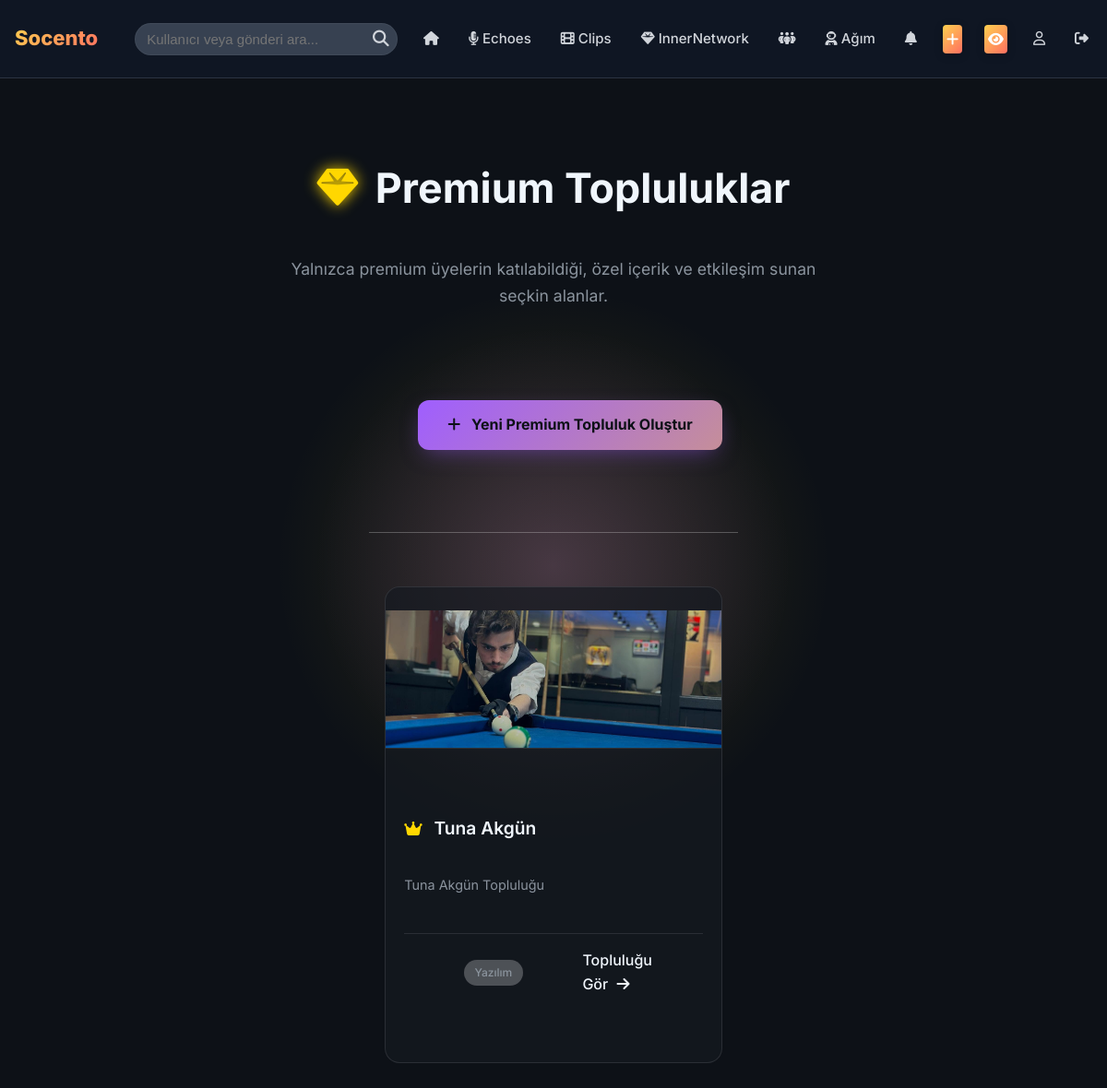
Page /premium_communities (signed in) on the earlier database version.
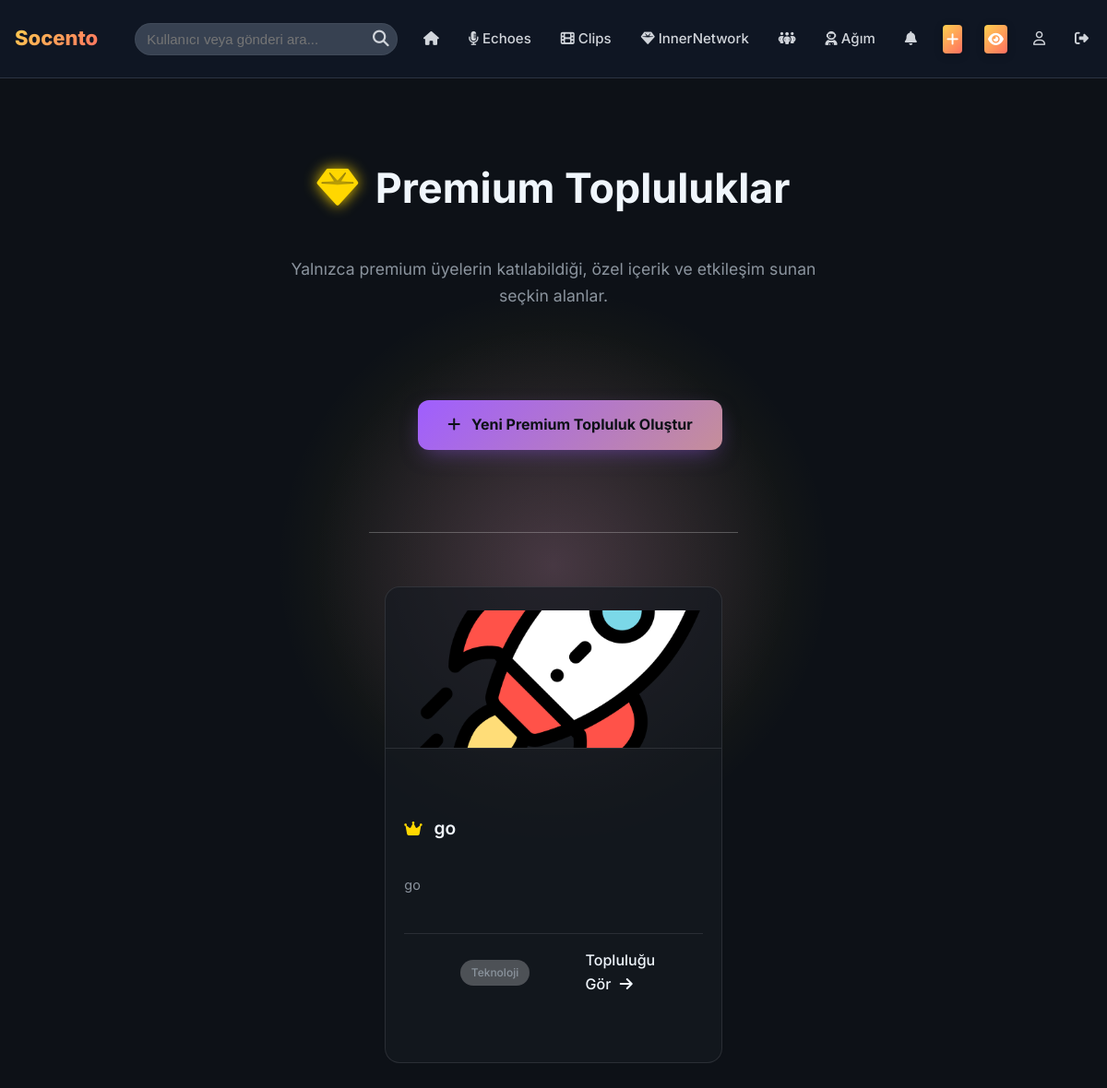
Same page on the later database version.
### app.py (models this page shows)
class PremiumCommunity(db.Model):
    __tablename__ = 'premium_community'
    id = db.Column(db.Integer, primary_key=True)
    name = db.Column(db.String(100), unique=True, nullable=False)
    description = db.Column(db.Text, nullable=True)
    cover_image = db.Column(db.String(120), nullable=True)
    category = db.Column(db.String(50), nullable=True)
    created_at = db.Column(db.DateTime, default=datetime.utcnow)
    creator_id = db.Column(db.Integer, db.ForeignKey('user.id'), nullable=False)
    members = db.relationship('PremiumCommunityMembership', back_populates='community', cascade='all, delete-orphan')
    posts = db.relationship('PremiumCommunityPost', back_populates='community', cascade='all, delete-orphan')

### app.py (the view)
    @app.route('/premium_communities')
    @login_required
    def premium_communities():
        if current_user.role != 'premium':
            flash('Premium topluluklara erişmek için premium olmalısınız.', 'warning')
            return redirect(url_for('upgrade_plan'))
        all_premium_communities = PremiumCommunity.query.order_by(PremiumCommunity.created_at.desc()).all()
        plan_type = current_user.planType
        plan_info = PREMIUM_PLANS.get(plan_type)
        limit = plan_info.get('community_limit') if plan_info else None
        user_community_count = PremiumCommunity.query.filter_by(creator_id=current_user.id).count()
        is_limit_reached = limit is not None and user_community_count >= limit
        return render_template('premium_communities.html', communities=all_premium_communities, is_limit_reached=is_limit_reached)

### app.py (called while the page is built)
@login_manager.user_loader
def load_user(user_id):
    return User.query.get(int(user_id))

@app.context_processor
def inject_unread_notifications_count():
    if current_user.is_authenticated:
        unread_count = Notification.query.filter_by(user_id=current_user.id, is_read=False).count()
        return dict(unread_notifications_count=unread_count)
    return dict(unread_notifications_count=0)

### templates/premium_communities.html (shortened to what this page needs)
{% extends 'base.html' %}
{% block content %}
<link rel="stylesheet" href="https://cdnjs.cloudflare.com/ajax/libs/font-awesome/6.5.2/css/all.min.css">
<main class="container mt-4">
        <header class="page-hero">
                <h2><i class="fas fa-gem header-icon"></i> Premium Topluluklar</h2>
                <p>Yalnızca premium üyelerin katılabildiği, özel içerik ve etkileşim sunan seçkin alanlar.</p>
            </header>
        <div class="cta-bar">
                {% if is_limit_reached %}
                    <button class="btn-premium" disabled><i class="fas fa-ban"></i> Topluluk Hakkınız Doldu</button>
                {% else %}
                    <a href="{{ url_for('create_premium_community') }}" class="btn-premium"><i class="fas fa-plus"></i>
            Yeni Premium Topluluk Oluştur</a>
                {% endif %}
            </div>
    <hr class="content-divider">
        {% if communities %}
            <div class="community-grid">
                    {% for community in communities %}
                        <a href="{{ url_for('premium_community_page', community_id=community.id) }}"
            class="community-card">
                                {% if community.cover_image %}
                                    <img
                src="{{ url_for('static', filename='uploads/profile_pics/' ~ community.cover_image) }}"
                class="community-card-cover" alt="{{ community.name }} Kapak Fotoğrafı" loading="lazy">
                                {% else %}
                                    <img src="{{ url_for('static', filename='uploads/profile_pics/PremiumSoce.png') }}"
                class="community-card-cover" alt="Varsayılan Kapak Fotoğrafı" loading="lazy">
                                {% endif %}
                                <div class="card-body">
                                        <h5 class="card-title"><i class="fas fa-crown"></i> {{ community.name }}</h5>
                                        <p class="card-text">{{ community.description|default('Bu topluluk için bir
                    açıklama girilmemiş.') }}</p>
                                        <div class="card-footer">
                                                <span class="category-badge">{{ community.category|default('Genel')
                        }}</span>
                                                <span class="action-link">Topluluğu Gör <i
                            class="fas fa-arrow-right"></i></span>
                                            </div>
                                    </div>
                            </a>
                    {% endfor %}
                </div>
        {% endif %}
</main>
{% endblock %}

### templates/base.html (shortened to what this page needs)
<!DOCTYPE html>
<html lang="tr">
<head>
    <link rel="stylesheet" href="https://cdnjs.cloudflare.com/ajax/libs/font-awesome/6.4.0/css/all.min.css">
    <link rel="stylesheet" href="{{ url_for('static', filename='css/style.css') }}">
</head>
<body data-username="{{ current_user.username if current_user.is_authenticated else '' }}">
    <div id="main-content">
        <nav>
            <div class="nav-container">
                <a href="{{ url_for('home') }}" class="nav-brand">Socento</a>
                <form class="search-form" action="{{ url_for('search') }}" method="GET">
                    <input type="text" name="query" placeholder="Kullanıcı veya gönderi ara..." class="search-input">
                    <button type="submit" class="search-button"><i class="fas fa-search"></i></button>
                </form>
                <ul class="nav-links" id="nav-links-desktop">
                    {% if current_user.is_authenticated %}
                    <li><a href="#" class="main-nav-link" data-feed="posts"><i class="fas fa-home"></i></a>
                    </li>
                    <li><a href="#" class="main-nav-link" data-feed="echoes"><i
                                class="fas fa-microphone-lines"></i><span> Echoes</span></a></li>
                    <li><a href="#" class="main-nav-link" data-feed="clips"><i class="fas fa-film"></i><span>
                                Clips</span></a></li>
                    {% if is_premium %}
                    <li><a href="{{ url_for('inner_network_home') }}"><i class="fas fa-gem"></i> InnerNetwork</a></li>
                    <li><a href="{{ url_for('premium_communities') }}"><i class="fas fa-people-group"></i>
                            </a></li>
                    {% if is_infinity and infinity_network %}
                    <li><a href="{{ url_for('my_network_slug', slug=infinity_network.slug) }}"><i
                                class="fa-solid fa-user-astronaut"></i> Ağım</a></li>
                    {% elif is_infinity %}
                    <li><a href="{{ url_for('create_network') }}"><i class="fa-solid fa-user-astronaut"></i> Ağım</a>
                    </li>
                    {% endif %}
                    {% else %}
                    <li><a href="{{ url_for('upgrade_plan') }}"><i class="fas fa-gem"></i> Premium</a></li>
                    {% endif %}
                    <li><a href="{{ url_for('notifications') }}">
                            <i class="fas fa-bell">
                            </i>
                        </a></li>
                    <li><a href="{{ url_for('new_post') }}" class="navbar-btn navbar-new-post-btn"><i
                                class="fas fa-plus"></i></a></li>
                    <li><a href="{{ url_for('create_blink') }}" class="navbar-btn navbar-new-post-btn"><i class="fa-solid fa-eye"></i></a></li>
                    <li><a href="{{ url_for('profile', username=current_user.username) }}"><i
                                class="fa-regular fa-user"></i></a></li>
                    <li><a href="{{ url_for('logout') }}"><i class="fa-solid fa-right-from-bracket"></i></a></li>
                    {% else %}
                    <li><a href="{{ url_for('login') }}" class="navbar-btn">Giriş Yap</a></li>
                    <li><a href="{{ url_for('register') }}" class="navbar-btn register-btn">Kaydol</a></li>
                    {% endif %}
                </ul>
            </div>
        </nav>
        <div class="main-content-wrapper">
            {% block content %}{% endblock %}
        </div>
    </div>
</body>
</html>

### templates/premium_communities.html (style rules this page uses)
:root { --bg-primary: #0D1117; --bg-secondary: #161B22; --bg-card: rgba(22, 27, 34, 0.7); --border-color-soft: rgba(255, 255, 255, 0.1); --border-color-hard: rgba(255, 255, 255, 0.25); --text-primary: #F0F6FC; --text-secondary: #8B949E; --premium-gold: #FFD700; --premium-purple: #9f5eff; --premium-gradient: linear-gradient(135deg, var(--premium-purple), var(--premium-gold)); --font-main: 'Inter', -apple-system, BlinkMacSystemFont, "Segoe UI", Roboto, Helvetica, Arial, sans-serif; --mouse-x: 50%; --mouse-y: 50%; --card-mouse-x: 50%; --card-mouse-y: 50%; }
body { background-color: var(--bg-primary); background-image: radial-gradient(circle at var(--mouse-x) var(--mouse-y), rgba(159, 94, 255, 0.2), transparent 30%), radial-gradient(circle at calc(100% - var(--mouse-x)) calc(100% - var(--mouse-y)), rgba(255, 215, 0, 0.15), transparent 35%); color: var(--text-primary); font-family: var(--font-main); transition: background-position 0.8s ease-out; }
.container { width: 100%; max-width: 1280px; margin-left: auto; margin-right: auto; padding: 0 1.5rem; }
.page-hero, .cta-bar, .community-grid, .empty-state { opacity: 0; animation: fadeIn-stagger 0.8s ease-out forwards; }
.cta-bar { animation-delay: 0.1s; }
.community-grid, .empty-state { animation-delay: 0.2s; }
.page-hero { text-align: center; padding: 3rem 1rem 1rem; }
.page-hero h2 { font-size: 2.8rem; font-weight: 700; margin-bottom: 0.75rem; }
.page-hero .header-icon { color: var(--premium-gold); text-shadow: 0 0 15px var(--premium-gold); margin-right: 0.5rem; }
.page-hero p { font-size: 1.1rem; color: var(--text-secondary); max-width: 600px; margin: 0 auto; }
.cta-bar { text-align: center; padding: 2rem 0; }
.btn-premium { display: inline-block; background: var(--premium-gradient); background-size: 250% 250%; color: var(--bg-primary); padding: 14px 32px; border-radius: 12px; text-decoration: none; font-weight: 700; transition: all 0.3s ease; border: none; box-shadow: 0 8px 25px -8px rgba(159, 94, 255, 0.5); }
.btn-premium i { margin-right: 8px; }
.content-divider { border: 0; height: 1px; background: var(--border-color-hard); margin: 2rem auto; max-width: 400px; }
.community-grid { display: grid; gap: 1.75rem; grid-template-columns: 1fr; }
@media (min-width: 768px) { .community-grid { grid-template-columns: repeat(2, 1fr); } }
@media (min-width: 1024px) { .community-grid { grid-template-columns: repeat(3, 1fr); } }
.community-card { background: var(--bg-card); backdrop-filter: blur(16px); -webkit-backdrop-filter: blur(16px); border: 1px solid var(--border-color-soft); border-radius: 16px; overflow: hidden; display: flex; flex-direction: column; transition: transform 0.3s ease, box-shadow 0.3s ease, border-color 0.3s ease; text-decoration: none; color: var(--text-primary); position: relative; opacity: 0; animation: fadeIn-stagger 0.6s ease-out forwards; }
.community-card::before { content: ''; position: absolute; top: 0; left: 0; width: 100%; height: 100%; background: radial-gradient(circle at var(--card-mouse-x) var(--card-mouse-y), rgba(255, 255, 255, 0.08), transparent 40%); opacity: 0; transition: opacity 0.5s; pointer-events: none; border-radius: 16px; }
.community-card-cover { width: 100%; height: 150px; object-fit: cover; transition: transform 0.4s ease-out; border-bottom: 1px solid var(--border-color-soft); }
.card-body { padding: 1.25rem; display: flex; flex-direction: column; flex-grow: 1; }
.card-title { font-size: 1.2rem; font-weight: 600; margin-bottom: 0.5rem; }
.card-title .fa-crown { color: var(--premium-gold); font-size: 0.9em; margin-right: 8px; }
.card-text { color: var(--text-secondary); font-size: 0.9rem; flex-grow: 1; line-height: 1.6; margin-bottom: 1rem; display: -webkit-box; -webkit-line-clamp: 3; -webkit-box-orient: vertical; overflow: hidden; text-overflow: ellipsis; }
.card-footer { margin-top: auto; display: flex; justify-content: space-between; align-items: center; padding-top: 1rem; border-top: 1px solid var(--border-color-soft); }
.category-badge { background-color: var(--border-color-hard); color: var(--text-secondary); padding: 4px 12px; border-radius: 20px; font-size: 0.75rem; font-weight: 500; }
.action-link { color: var(--text-primary); text-decoration: none; font-weight: 500; transition: color 0.2s ease; }
.action-link i { margin-left: 5px; transition: transform 0.2s ease; }

Differences in the rows shown:
removed PremiumCommunity: cover_image (picture), name "Tuna Akgün", description "Tuna Akgün Topluluğu", category "Yazılım"
added PremiumCommunity: cover_image (picture), name "go", description "go", category "Teknoloji"
